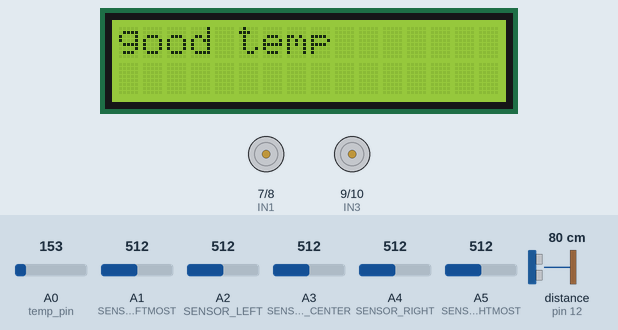
The sketch below on a simulated Arduino Uno, built with avr-gcc and run on an emulated ATmega328P. Parts: 16×2 character LCD, motor-driver pin pairs drawn as motors (green arrow = first pin HIGH = forward, orange = second pin HIGH = backward, longer = more drive, scaled by the enable pin). Wiring (inferred from the names in the program): ultrasonic range finder: trigger pin 11; echo pin 12. Inputs (shaded band) come from the test bench; at power-on: distance to the obstacle (sensor on pin 12) 80 cm, A0 (temp_pin) = 153, A1 (SENSOR_LEFTMOST) = 512, A2 (SENSOR_LEFT) = 512, A3 (SENSOR_CENTER) = 512, A4 (SENSOR_RIGHT) = 512, A5 (SENSOR_RIGHTMOST) = 512. The echo pulse lasts 58.3 µs per cm; what the sketch prints to the serial monitor is not drawn.

Above: at 8.4 s.
8.5 s: distance to the obstacle (sensor on pin 12) set to 120 cm
At 9.4 s:
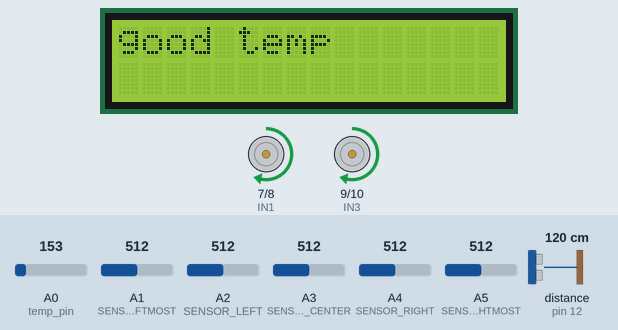
11.5 s: A0 (temp_pin) set to 197
13.0 s: A0 (temp_pin) set to 217
At 13.5 s:
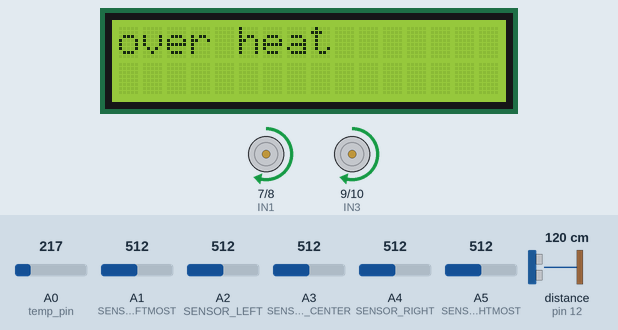
14.5 s: distance to the obstacle (sensor on pin 12) set to 60 cm
At 15.4 s:
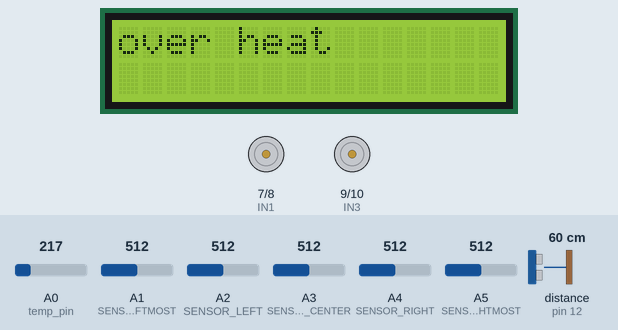
17.5 s: distance to the obstacle (sensor on pin 12) set to 4 cm
20.5 s: A0 (temp_pin) set to 191
At 21.4 s:
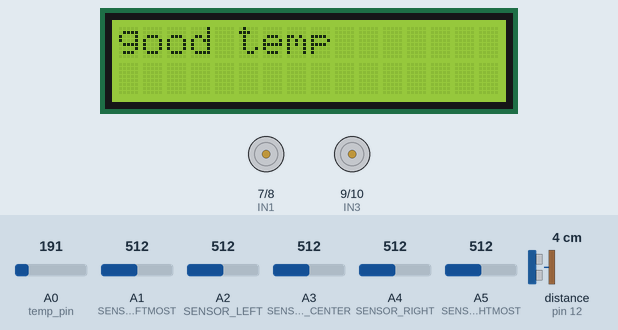
Timing chart, 0 to 23.5 s (numbered marks = the images above; inputs shaded):
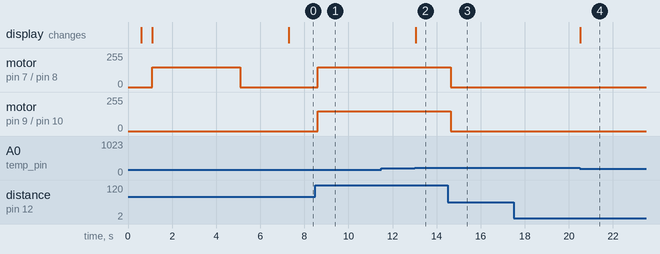

The sketch:

line_follower.ino
```cpp
#include <LiquidCrystal_I2C.h>
#define temp_pin A0
LiquidCrystal_I2C lcd(32,16,2);
//motor A is the right wheel
// Motor Driver Pins
#define ENA 5  // Motor A Enable
#define IN1 7  // Motor A Input 1
#define IN2 8  // Motor A Input 2
#define IN3 9  // Motor B Input 1
#define IN4 10 // Motor B Input 2
#define ENB 6  // Motor B Enable

// Sensor Pins
#define SENSOR_LEFTMOST  A1
#define SENSOR_LEFT      A2
#define SENSOR_CENTER    A3
#define SENSOR_RIGHT     A4
#define SENSOR_RIGHTMOST A5
const int SENSOR_PINS[] = {SENSOR_LEFTMOST, SENSOR_LEFT, SENSOR_CENTER, SENSOR_RIGHT, SENSOR_RIGHTMOST};
const int NUM_SENSORS = 5;

#define TRIG_PIN 11
#define ECHO_PIN 12

#define calibrate_button 0
#define start_button 1

// Ultrasonic sensor variables
long lastPingTime = 0;
const int PING_INTERVAL = 100; // Time in milliseconds between pings
const int OBSTACLE_DISTANCE_CM = 100; // Stop if obstacle is closer than this

// State variable to handle obstacle detection
bool isObstacleDetected = false;

// PID Constants
// P (Proportional): Adjusts the motor speed based on the current error.
// I (Integral): Accounts for past errors, helping to eliminate steady-state error.
// D (Derivative): Predicts future error, damping oscillations.
double Kp = 1;
double Ki = 0;
double Kd = 0.5;

// PID variables
double lastError = 0;
double integral = 0;

// Base speed for the motors
int baseSpeed = 150; // Adjust this value between 0-255

// Sensor calibration variables
int sensorMin[NUM_SENSORS];
int sensorMax[NUM_SENSORS];
int sensorThresholds[NUM_SENSORS]; // Array to store individual thresholds

void setup() {
  //lcd
  lcd.init();
  lcd.backlight();
  lcd.display();
  lcd.setCursor(0,0);
  lcd.print("hello");
  delay(500);
  lcd.setCursor(0,0);
  lcd.print("this is");
  lcd.setCursor(0,1);
  lcd.print("a line follower");
  delay(500);
  lcd.clear();

  //temp
  pinMode(temp_pin,INPUT);

  Serial.begin(9600);
  pinMode(ENA, OUTPUT);
  pinMode(IN1, OUTPUT);
  pinMode(IN2, OUTPUT);
  pinMode(IN3, OUTPUT);
  pinMode(IN4, OUTPUT);
  pinMode(ENB, OUTPUT);

  // Set LINE FOLLOWER FORWARD
  digitalWrite(IN1, HIGH);
  digitalWrite(IN2, LOW);
  digitalWrite(IN3, HIGH);
  digitalWrite(IN4, LOW);

  // Configure ultrasonic sensor pins
  pinMode(TRIG_PIN, OUTPUT);
  pinMode(ECHO_PIN, INPUT);

  //config buttons
  pinMode(calibrate_button,INPUT_PULLUP);
  pinMode(start_button,INPUT_PULLUP);

  // Calibrate sensors
  calibrateSensors();
}

// Function to perform sensor calibration
void calibrateSensors() {
  Serial.println("Calibrating sensors...");

  // Initialize min/max arrays with extreme values
  for (int i = 0; i < NUM_SENSORS; i++) {
    sensorMin[i] = 1023;
    sensorMax[i] = 0;
  }

  // Rotate the robot to read sensor values
  // Turn left to expose sensors to both the line and the background
  analogWrite(ENA, baseSpeed);
  analogWrite(ENB, 0); // Stops the left motor to turn right
  delay(1000); // we can adjust the calibration speed

  // Keep turning and reading for a while
  long startTime = millis();
  while (millis() - startTime < 3000) { // Rotate for 3 seconds
    for (int i = 0; i < NUM_SENSORS; i++) {
      int sensorValue = analogRead(SENSOR_PINS[i]);
      if (sensorValue < sensorMin[i]) {
        sensorMin[i] = sensorValue;
      }
      if (sensorValue > sensorMax[i]) {
        sensorMax[i] = sensorValue;
      }
    }
  }

  // Stop the wheels
  analogWrite(ENA, 0);
  analogWrite(ENB, 0);

  // Calculate a midpoint threshold for each individual sensor
  for (int i = 0; i < NUM_SENSORS; i++) {
    sensorThresholds[i] = (sensorMin[i] + sensorMax[i]) / 2;
    Serial.print("Sensor ");
    Serial.print(i);
    Serial.print(": Min=");
    Serial.print(sensorMin[i]);
    Serial.print(", Max=");
    Serial.print(sensorMax[i]);
    Serial.print(", Threshold=");
    Serial.println(sensorThresholds[i]);
  }

  Serial.println("Calibration complete!");

  delay(2000); // Pause for 2 seconds before starting the loop
}

// Function to check if a sensor is over the line
int lineDetected(int sensorIndex, int sensorValue) {
  // Returns 1 if the sensor is on the line (darker than the threshold), 0 otherwise
  return (sensorValue > sensorThresholds[sensorIndex]) ? 1 : 0;
}

// Function to read sensor values and determine the error
int readSensors() {
  // Read analog values from the sensors
  int s1 = lineDetected(0, analogRead(SENSOR_LEFTMOST));
  int s2 = lineDetected(1, analogRead(SENSOR_LEFT));
  int s3 = lineDetected(2, analogRead(SENSOR_CENTER));
  int s4 = lineDetected(3, analogRead(SENSOR_RIGHT));
  int s5 = lineDetected(4, analogRead(SENSOR_RIGHTMOST));

  // Weights for error calculation
  // A positive error means on the left.
  //A negative error means on the right.
  int error = s1 * -2 + s2 * -1 + s3 * 0 + s4 * 1 + s5 * 2;

  return error;
}


// Function to read ultrasonic sensor in a non-blocking way
float readUltrasonicSensor() {
  // Check if enough time has passed since the last ping
  if (millis() - lastPingTime >= PING_INTERVAL) {
    lastPingTime = millis();

    // Send dist signal
    digitalWrite(TRIG_PIN, LOW);
    delayMicroseconds(2);

    digitalWrite(TRIG_PIN, HIGH);
    delayMicroseconds(10);
    digitalWrite(TRIG_PIN, LOW);

    long duration = pulseIn(ECHO_PIN, HIGH);
    float distance = duration * 0.034 / 2;

    // Return the distance
    return distance;
  }
  return -1; // Return -1 if not enough time has passed
}


void loop() {
  float distance = readUltrasonicSensor();
  // Update obstacle detection state based on the new reading
  if (distance != -1.0) {
    if (distance < OBSTACLE_DISTANCE_CM) {
      isObstacleDetected = true; // Set the flag to true
      Serial.println("OBSTACLE DETECTED! STOPPING!");
    } else {
      isObstacleDetected = false; // Obstacle is no longer there
    }
  }
  lcd.clear();
  int value;
  float volt,temp;
  value=analogRead(temp_pin);
  volt=value*5.0/1024.0 ;
  temp= (volt-0.5)*100;
  if (temp>50){
    lcd.print("over heat");
  }
  else if (temp<=50){
    lcd.print("good temp");
  }
  // Main control logic based on the obstacle state
  if (isObstacleDetected) {
    // If an obstacle is detected, stop the robot
    analogWrite(ENA, 0);
    analogWrite(ENB, 0);

  } else {
    // If no obstacle, continue with line-following
    int error = readSensors();

    // Proportional term
    double proportional = error * Kp;

    // Integral term
    integral = integral + error;
    double integralTerm = integral * Ki;

    // Derivative term
    double derivative = error - lastError;
    double derivativeTerm = derivative * Kd;
    lastError = error;

    // PID output with multiplier restored
    double pidOutput = proportional + integralTerm + derivativeTerm;

    // Calculate motor speeds
    int motorSpeedA = baseSpeed - 25 * pidOutput;
    int motorSpeedB = baseSpeed + 25 * pidOutput;

    // Clamp motor speeds to the valid range (0-255)
    motorSpeedA = constrain(motorSpeedA, 0, 255);
    motorSpeedB = constrain(motorSpeedB, 0, 255);

    // For debugging
    Serial.print("Error: ");
    Serial.print(error);
    Serial.print(" | PID Output: ");
    Serial.print(pidOutput);
    Serial.print(" | Motor A: ");
    Serial.print(motorSpeedA);
    Serial.print(" | Motor B: ");
    Serial.print(motorSpeedB);
    Serial.println();
    if(error>0)
    {
      Serial.println("Right turn");
    }
    else if(error<0)
    {
      Serial.println("Left turn");
    }
    else if(error==0)
    {
      Serial.println("straight ahead");
    }

    // Write speeds to motors
    analogWrite(ENA, motorSpeedA);
    analogWrite(ENB, motorSpeedB);
  }
}
```

Measured:
- the behaviour switches between 204 and 205 on A0 (temp_pin) (found by bisection; images 1 and 2)
- after the input at 8.5 s, motor on pin 7 (IN1) / pin 8 (IN2), motor on pin 9 (IN3) / pin 10 (IN4): stopped → forward 150/255 after 0.10 s
- after the input at 11.5 s, every drawn part: stays the same
- after the input at 13.0 s, the display: changes after 0.06 s (image 2)
- after the input at 14.5 s, motor on pin 7 (IN1) / pin 8 (IN2), motor on pin 9 (IN3) / pin 10 (IN4): forward 150/255 → stopped after 0.15 s
- after the input at 17.5 s, every drawn part: stays the same
- after the input at 20.5 s, the display: changes at once (image 4)
